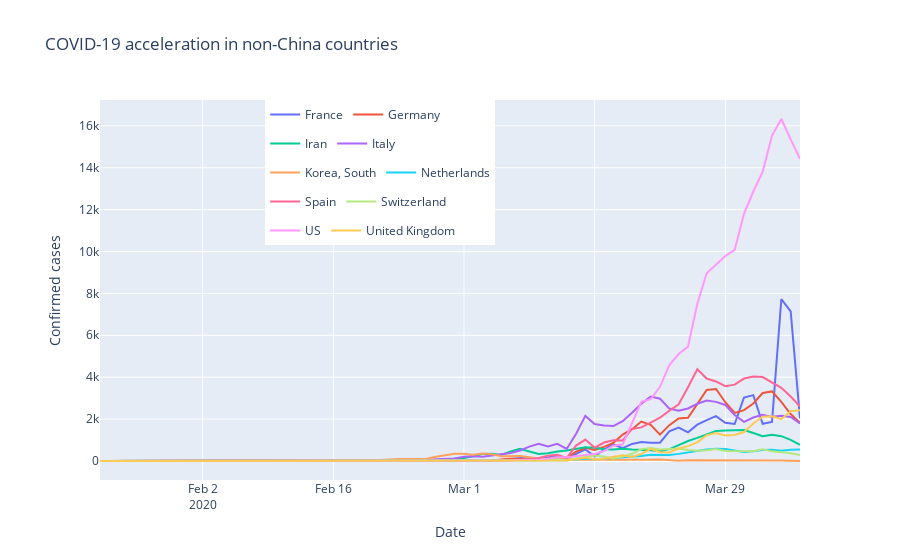

The cell this chart's notebook holds for it:
### Markdown cell above
<a id='plot_top_countries_acceleration'></a>
### Plot Acceleration for Top Countries

### Code cell
layout = go.Layout(title="COVID-19 acceleration in non-China countries", margin={"l": 100, "r": 100},
                   colorway=["#287D95", "#EF533B"], legend={"x": 0.7, "y": 1, 'orientation': "h"},
                   yaxis={'title': 'Confirmed cases'},
                   yaxis2={'title': 'Acceleration in cases', 'overlaying': 'y', 'side': 'right', "showgrid": False},
                   xaxis={"title": "Date"},
                   height=1000)

fig = go.Figure(data=traces_acceleration, layout=layout)
fig.show()
